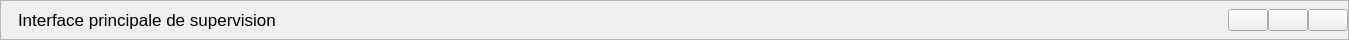
     <widget class="QFrame" name="title_frame">
      <property name="minimumSize">
       <size>
        <width>0</width>
        <height>40</height>
       </size>
      </property>
      <property name="maximumSize">
       <size>
        <width>16777215</width>
        <height>40</height>
       </size>
      </property>
      <property name="frameShape">
       <enum>QFrame::StyledPanel</enum>
      </property>
      <property name="frameShadow">
       <enum>QFrame::Raised</enum>
      </property>
      <layout class="QHBoxLayout" name="horizontalLayout_3">
       <property name="spacing">
        <number>0</number>
       </property>
       <property name="leftMargin">
        <number>5</number>
       </property>
       <property name="topMargin">
        <number>0</number>
       </property>
       <property name="rightMargin">
        <number>0</number>
       </property>
       <property name="bottomMargin">
        <number>0</number>
       </property>
       <item>
        <layout class="QHBoxLayout" name="horizontalLayout_2">
         <property name="spacing">
          <number>5</number>
         </property>
         <item>
          <widget class="QLabel" name="icon_label">
           <property name="styleSheet">
            <string notr="true">#icon_label {   
                border-image: url(&quot;./static/icon/icon.png&quot;)            
            }   </string>
           </property>
           <property name="text">
            <string/>
           </property>
          </widget>
         </item>
         <item>
          <widget class="QLabel" name="label_2">
           <property name="font">
            <font>
             <pointsize>13</pointsize>
            </font>
           </property>
           <property name="text">
            <string>Interface principale de supervision</string>
           </property>
          </widget>
         </item>
        </layout>
       </item>
       <item>
        <spacer name="horizontalSpacer">
         <property name="orientation">
          <enum>Qt::Horizontal</enum>
         </property>
         <property name="sizeHint" stdset="0">
          <size>
           <width>952</width>
           <height>20</height>
          </size>
         </property>
        </spacer>
       </item>
       <item>
        <layout class="QHBoxLayout" name="horizontalLayout">
         <property name="spacing">
          <number>0</number>
         </property>
         <item>
          <widget class="QPushButton" name="minimize_btn">
           <property name="text">
            <string/>
           </property>
           <property name="icon">
            <iconset resource="../static/resource.qrc">
             <normaloff>:/icon/icon/minimize.svg</normaloff>:/icon/icon/minimize.svg</iconset>
           </property>
           <property name="iconSize">
            <size>
             <width>20</width>
             <height>20</height>
            </size>
           </property>
          </widget>
         </item>
         <item>
          <widget class="QPushButton" name="maxmize_btn">
           <property name="text">
            <string/>
           </property>
           <property name="icon">
            <iconset resource="../static/resource.qrc">
             <normaloff>:/icon/icon/full_window.svg</normaloff>:/icon/icon/full_window.svg</iconset>
           </property>
          </widget>
         </item>
         <item>
          <widget class="QPushButton" name="close_btn">
           <property name="text">
            <string/>
           </property>
           <property name="icon">
            <iconset resource="../static/resource.qrc">
             <normaloff>:/icon/icon/close.svg</normaloff>:/icon/icon/close.svg</iconset>
           </property>
           <property name="iconSize">
            <size>
             <width>20</width>
             <height>20</height>
            </size>
           </property>
          </widget>
         </item>
        </layout>
       </item>
      </layout>
     </widget>
